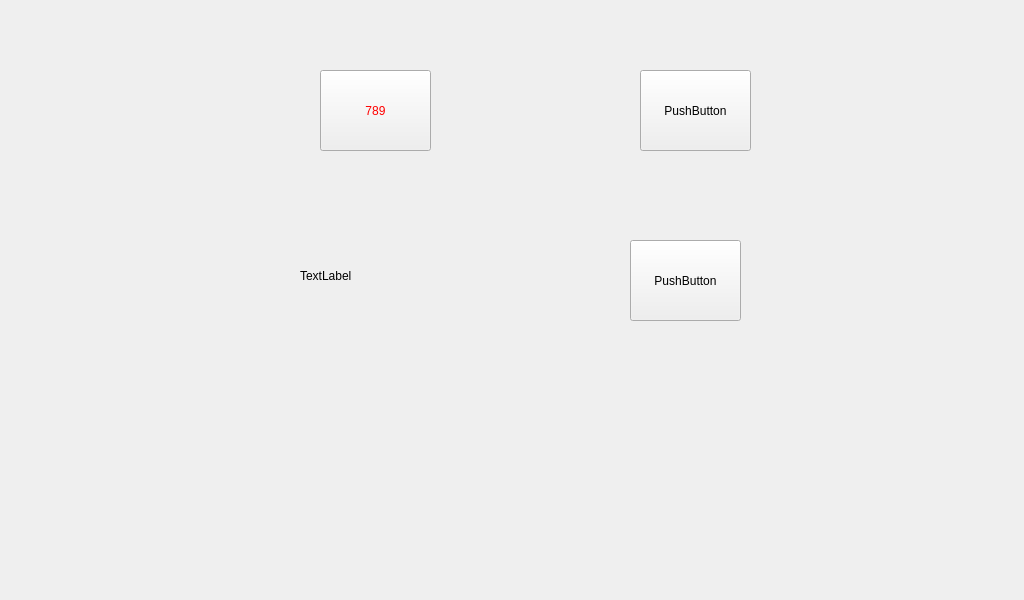
<?xml version="1.0" encoding="UTF-8"?>
<ui version="4.0">
 <class>Widget</class>
 <widget class="QWidget" name="Widget">
  <property name="geometry">
   <rect>
    <x>0</x>
    <y>0</y>
    <width>1024</width>
    <height>600</height>
   </rect>
  </property>
  <property name="windowTitle">
   <string>Widget</string>
  </property>
  <widget class="QPushButton" name="pushButton">
   <property name="geometry">
    <rect>
     <x>630</x>
     <y>240</y>
     <width>111</width>
     <height>81</height>
    </rect>
   </property>
   <property name="text">
    <string>PushButton</string>
   </property>
  </widget>
  <widget class="QLabel" name="label">
   <property name="geometry">
    <rect>
     <x>300</x>
     <y>230</y>
     <width>151</width>
     <height>91</height>
    </rect>
   </property>
   <property name="styleSheet">
    <string notr="true">font: 75 italic 36pt &quot;Ubuntu&quot;;</string>
   </property>
   <property name="text">
    <string>TextLabel</string>
   </property>
  </widget>
  <widget class="QPushButton" name="pushButton_2">
   <property name="geometry">
    <rect>
     <x>320</x>
     <y>70</y>
     <width>111</width>
     <height>81</height>
    </rect>
   </property>
   <property name="styleSheet">
    <string notr="true">font: 75 italic 18pt &quot;Ubuntu&quot;;
color: rgb(255, 0, 0);</string>
   </property>
   <property name="text">
    <string>789</string>
   </property>
  </widget>
  <widget class="QPushButton" name="pushButton_3">
   <property name="geometry">
    <rect>
     <x>640</x>
     <y>70</y>
     <width>111</width>
     <height>81</height>
    </rect>
   </property>
   <property name="text">
    <string>PushButton</string>
   </property>
  </widget>
 </widget>
 <layoutdefault spacing="6" margin="11"/>
 <resources/>
 <connections/>
</ui>
